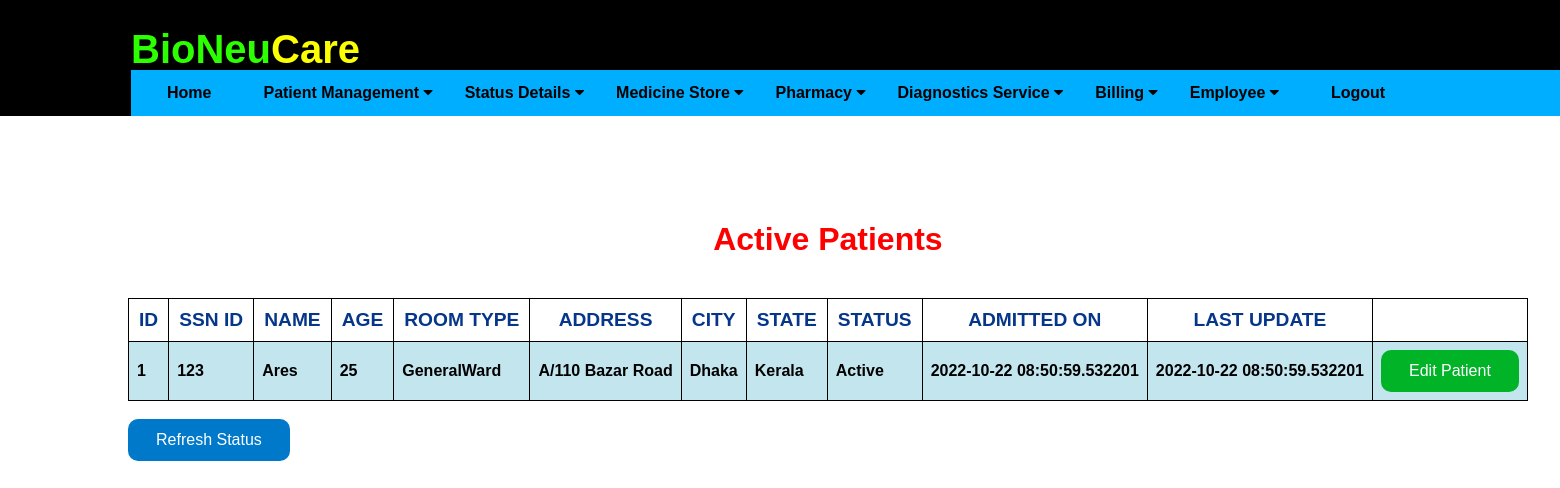
Before: /patientscreen (signed in) with the older database file.
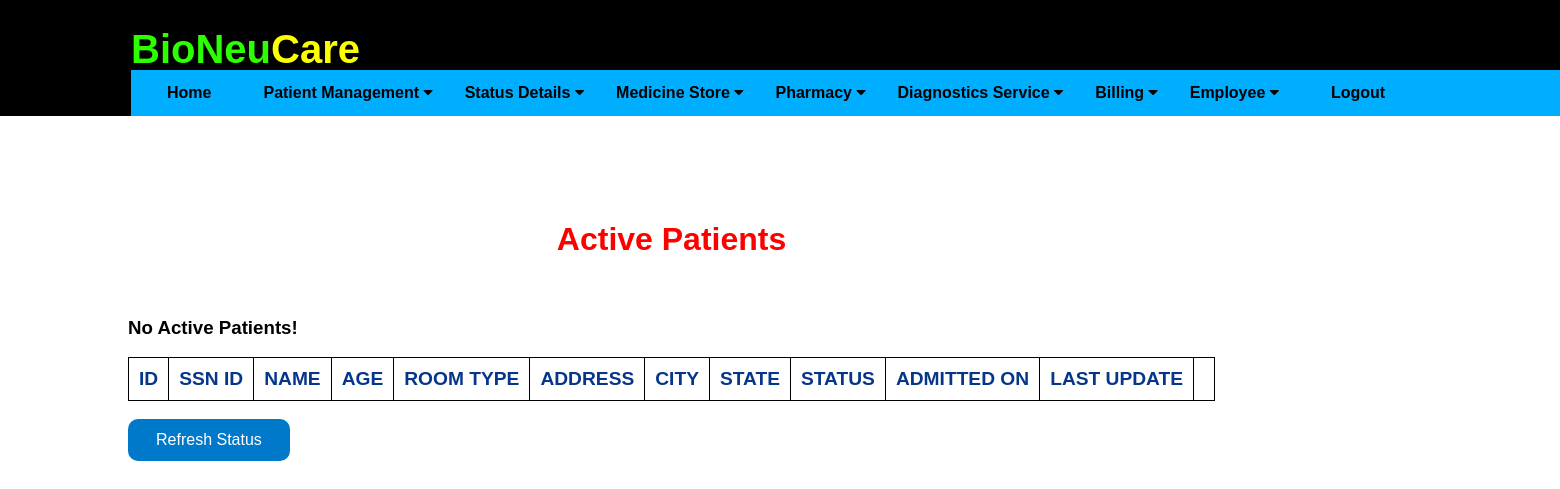
After: the same page with the newer database file.
### application/db.py (models this page shows)
class Patients(db.Model):
    __tablename__ = 'patients'
    id = db.Column(db.Integer, primary_key=True)
    ssn_id = db.Column(db.Integer)
    pname = db.Column(db.String(20), nullable=False)
    age = db.Column(db.Integer)
    date = db.Column(db.DateTime, default=datetime.now)
    ldate = db.Column(db.DateTime, default=datetime.now)
    tbed = db.Column(db.String(10))
    address = db.Column(db.String(20))
    city = db.Column(db.String(20))
    state = db.Column(db.String(20))
    status = db.Column(db.String(20))

### application/routes.py (the view)
@app.route('/patientscreen')
def patientscreen():
    if session.get('username') or session.get('recepUsername'):
        pts = Patients.query.filter_by( status = 'Active' )
        print("ptsss",pts)
        if not pts:
            flash('All Patients Discharged')
            return redirect( url_for('update_patient') )
        else:
            print("inside else")
            return render_template('patientscreen.html', pts = pts)
    else:
        return "<h1>You do not have permission to perform this action. Please go back</h1>"

### application/templates/patientscreen.html (shortened to what this page needs)
{% extends "layout.html" %}
{% block content %}
<div class="astatus">
    <h1 style="color: rgb(255, 0, 0);">Active Patients</h1><br>
    <table border="1">
        <tr>
            <th>ID</th>
            <th>SSN ID</th>
            <th>NAME</th>
            <th>AGE</th>
            <th>ROOM TYPE</th>
            <th>ADDRESS</th>
            <th>CITY</th>
            <th>STATE</th>
            <th>STATUS</th>
            <th>ADMITTED ON</th>
            <th>LAST UPDATE</th>
            <th></th>
        </tr>
        {% for update in pts %}
        <tr>
            <td> {{ update.id }} </td>
            <td> {{ update.ssn_id }} </td>
            <td> {{ update.pname }} </td>
            <td> {{ update.age }} </td>
            <td> {{ update.tbed }} </td>
            <td> {{ update.address }}</td>
            <td> {{ update.city }} </td>
            <td> {{ update.state }} </td>
            <td> {{ update.status }} </td>
            <td> {{ update.date }} </td>
            <td> {{ update.ldate }} </td>
            <td> <button type="button" class="ubutton" onclick="window.location='editpatientdetail/{{ update.id }}'"> Edit Patient </button> </td>
        </tr>
        {% else %}
                <h3>No Active Patients!</h3>
        {% endfor %}
    </table>
    <br>
    <form action="{{ url_for('patientscreen') }}">
    <button type="submit" class="ibutton" value="Refresh the list">Refresh Status</button>
    </form>
</div>
{% endblock %}

Changed rows visible on the page:
removed Patients: id "1", ssn_id "123", pname "Ares", age "25", tbed "GeneralWard", address "A/110 Bazar Road", city "Dhaka", state "Kerala", status "Active", date "2022-10-22 08:50:59.532201", ldate "2022-10-22 08:50:59.532201"
Other visible differences:
text now shown: "No Active Patients!"
